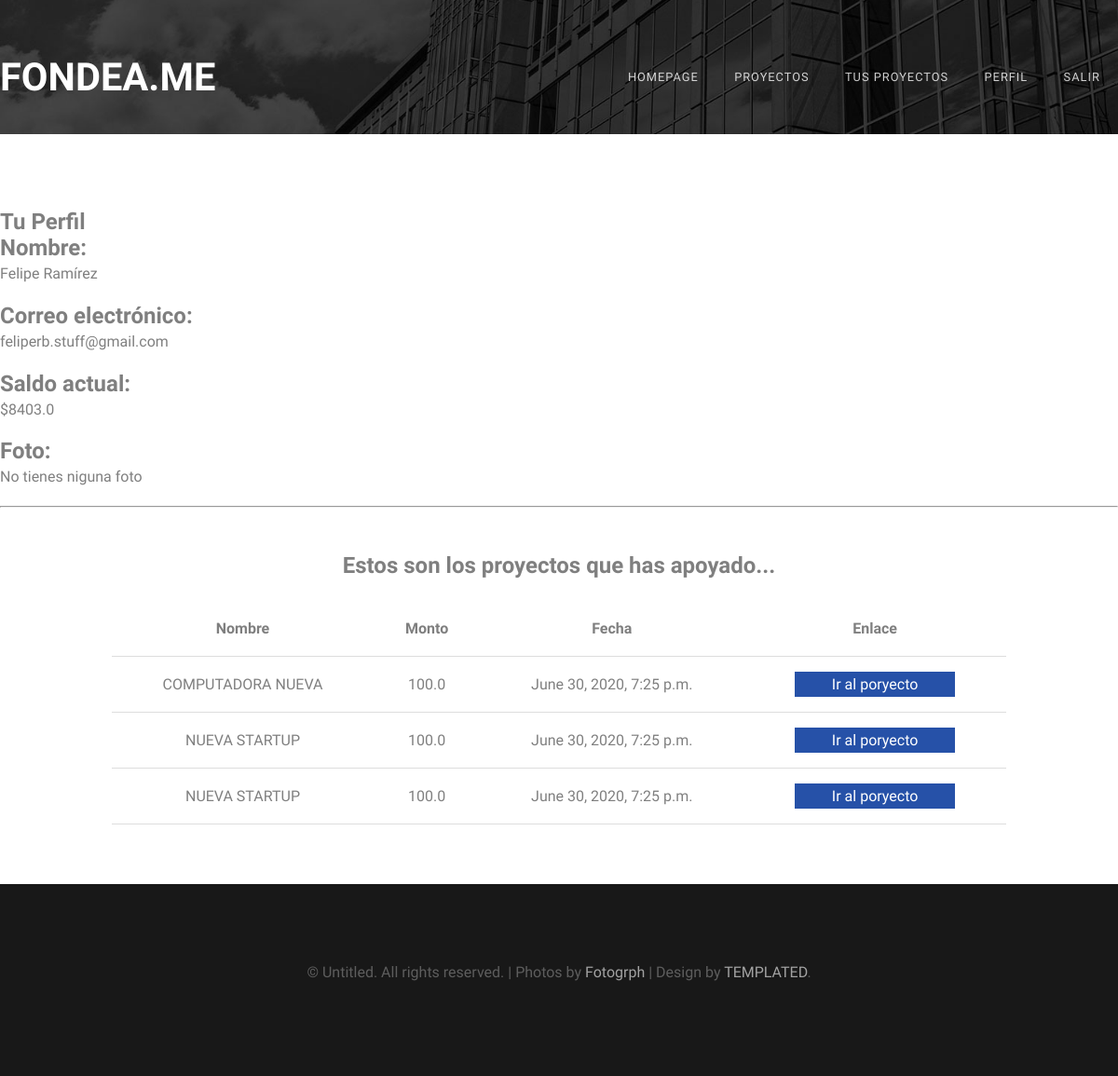
Screenshot of /user-info/sssfcv13sqaznchdyr with the database file from the repository.
### usuarios/models.py (models this page shows, shortened)
class User(models.Model):
    user = models.CharField(max_length=50, unique = True)
    name = models.EmailField(max_length=254)
    password = models.BinaryField(unique = True)
    made = models.DateTimeField(auto_now_add = True)
    upload = models.DateTimeField(auto_now = True)
    photo = models.ImageField(default = 'null', upload_to = "users")
    wallet = models.FloatField()

### proyectos/models.py (models this page shows)
class Proyect(models.Model):
    name = models.CharField(max_length=50)
    goal = models.FloatField()
    actual = models.FloatField()
    deadline = models.DateField(auto_now_add=False)
    description = models.CharField(max_length=1500)
    image = models.ImageField(default = 'null', upload_to = "Proyects")
    made = models.DateTimeField(auto_now_add = True)
    upload = models.DateTimeField(auto_now = True)
    category = models.ForeignKey("Category", verbose_name=("Category"), on_delete=models.CASCADE)
    userOwner = models.ForeignKey(User, verbose_name=("Owner"), related_name='Owner',on_delete=models.CASCADE)
    Patrons = models.ManyToManyField(User,
        through = 'Patron',
        through_fields = ('proyecto','patron'),
        verbose_name=("Patrons"),
        default = 'null')

class Patron(models.Model):
    proyecto  = models.ForeignKey(Proyect, verbose_name = ("Proyecto"), on_delete=models.CASCADE)
    patron = models.ForeignKey(User, verbose_name = ("Patron"), on_delete=models.CASCADE)
    money = models.FloatField(default = 0)
    date = models.DateTimeField(default = datetime.now())

### proyectos/views.py (the view)
# urls.py: path('user-info/<str:user>', proyecto.userInfo, name = 'userinfo'),
def userInfo(request, user):
    aux = ''
    for letra in user:
        if letra.isdigit():
            aux += letra
    idUser = int(aux)
    userinfo = User.objects.get(pk = idUser)
    proyectosApoyados = [(Proyect.objects.get(pk = proy.proyecto_id), proy.money, proy.date) for proy in Patron.objects.filter(patron_id = userinfo.id) ]
    return render(request, 'user-info.html', {
        'User' : 'sssfcv{}sqaznchdyr'.format(userinfo.id),
        'Userinfo' : userinfo,
        'Proyects' : proyectosApoyados
    })

### proyectos/templates/user-info.html (shortened to what this page needs)
{% extends 'layout.html' %}
{% block content %}
    <div id="wrapper">
        <div id="user-info-container">
            <h2>Tu Perfil</h2>
            <h2>Nombre: </h2><p>{{Userinfo.name}}</p>
            <h2>Correo electrónico:  </h2><p>{{Userinfo.user}}</p>
            <h2>Saldo actual:</h2><p>${{Userinfo.wallet}}</p>
            <h2>Foto: </h2>
            {% if Userinfo.photo %}
                <img src = "{{Userinfo.photo}}">
            {% else %}
                <p>No tienes niguna foto</p>
            {% endif %}
            <hr>
            <div>
                {% if Proyects %}
                    <h2 id = 'titulo-centrado'>Estos son los proyectos que has apoyado...</h2>
                    <table>
                        <thead>
                            <th>Nombre</th>
                            <th>Monto</th>
                            <th>Fecha</th>
                            <th>Enlace</th>
                        </thead>
                        <tbody>
                            {% for proyect in Proyects %}
                                <tr>
                                    <td>{{proyect.0.name}}</td>
                                    <td>{{proyect.1}}</td>
                                    <td>{{proyect.2}}</td>
                                    <td><a id = "link-in-table" class = "myproyectlink" href="{% url 'proyectoLoged' User proyect.0.id %}" >Ir al poryecto</a></td>
                                </tr>
                            {% endfor %}
                        </tbody>
                    </table>
                {% endif %}
            </div>
        </div>
    </div>
{% endblock content %}

### proyectos/static/css/default.css (style rules this page uses)
html, body { height: 100%; }
body { margin: 0px; padding: 0px; background: #181818; font-family: 'Didact Gothic', sans-serif; font-size: 12pt; font-weight: 200; color: #FFF; }
h1, h2, h3 { margin: 0; padding: 0; }
p, ol, ul { margin-top: 0; }
p { line-height: 180%; }
a { color: #ee0000; }
.box1, .box2, .box3, { float: left; margin-right: 20px; }
#wrapper { position: relative; padding: 5em 0em 4em 0em; background: #FFF; }
#user-info-container { width: 1200px; margin: auto; text-align: left; color: rgba(0,0,0,.5); }
#titulo-centrado { margin-top: 2em; margin-bottom: 1em; text-align: center; }
#link-in-table { padding-top: 4px; padding-bottom: 4px; padding-left: 40px; padding-right: 40px; }
table { width:80%; margin: 0 auto; }
table, th, td { border: 0px solid black; border-collapse: collapse; }
th, td { padding: 20px; text-align: center; border-bottom: 1px solid #ddd; }
tr { border-bottom: 1px; }
.myproyectlink:link, .myproyectlink:visited { background-color: #2651a8; color: white; text-decoration: none; }

### rows the page displays
User: name "Felipe Ramírez", user "feliperb.stuff@gmail.com", wallet "8403.0"
Proyect: name "COMPUTADORA NUEVA", money "100.0", date "June 30, 2020, 7:25 p.m."
Proyect: name "NUEVA STARTUP", money "100.0", date "June 30, 2020, 7:25 p.m."
